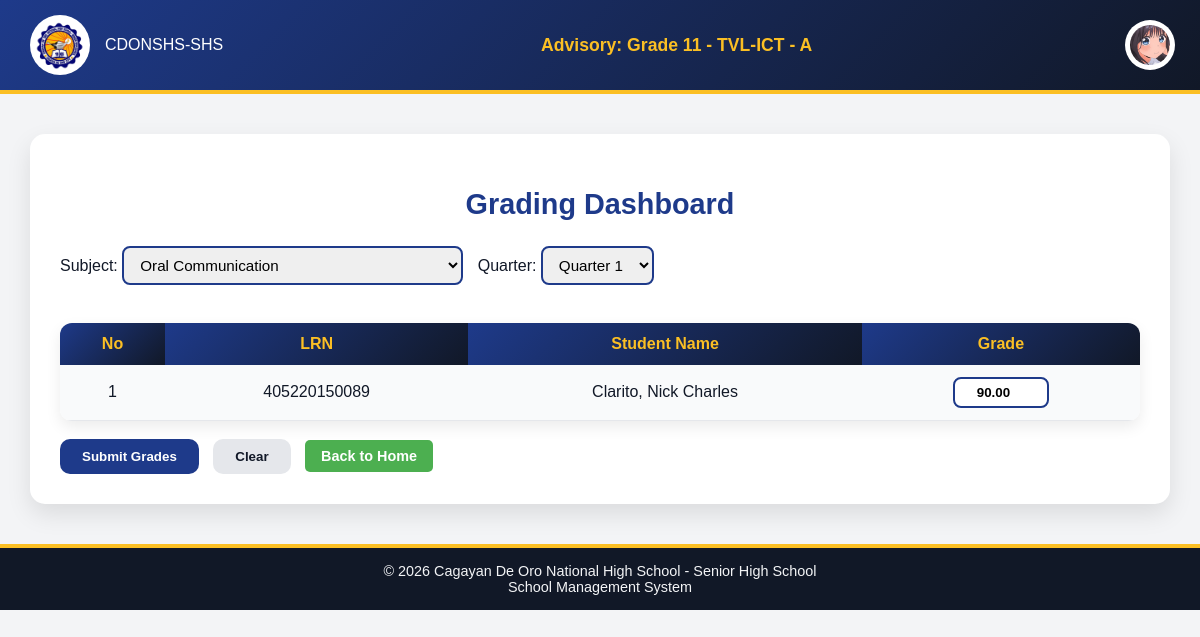
Before: /Website_Files/Teacher_Files/grading_page.php (signed in) with the older database file.
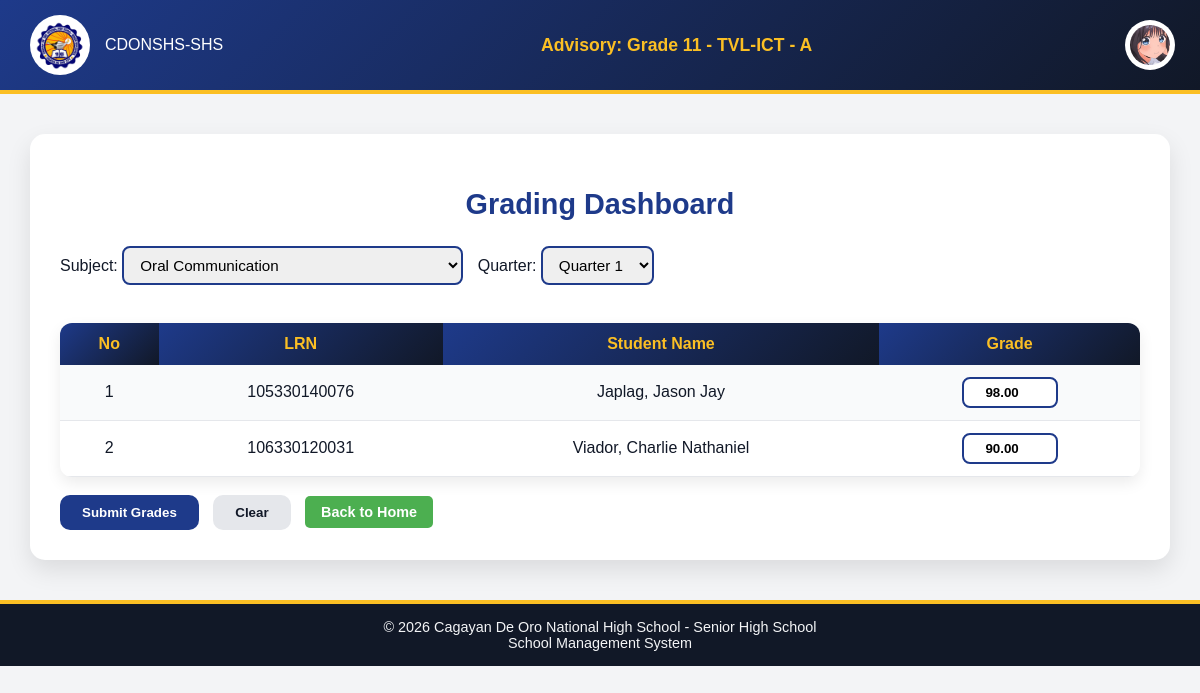
After: the same page with the newer database file.
### tables this page shows
CREATE TABLE `students` (
  `student_id` int(11) NOT NULL,
  `user_id` int(11) NOT NULL,
  `application_id` int(11) NOT NULL,
  `school_id` int(11) NOT NULL,
  `enrollment_status` enum('Active','Inactive','Graduated','Transferred') DEFAULT 'Active',
  `date_enrolled` date NOT NULL DEFAULT curdate(),
  `enlistment_status` enum('Not Enlisted','Pending','Enlisted','Rejected','Promoted') DEFAULT 'Not Enlisted',
  `school_year` varchar(9) DEFAULT NULL
);

CREATE TABLE `student_applications` (
  `application_id` int(11) NOT NULL,
  `first_name` varchar(100) NOT NULL,
  `last_name` varchar(100) NOT NULL,
  `middle_name` varchar(100) DEFAULT NULL,
  `extension_name` varchar(20) DEFAULT NULL,
  `lrn` varchar(12) NOT NULL,
  `date_of_birth` date NOT NULL,
  `gender` enum('male','female','other') NOT NULL,
  `civil_status` enum('single','married','divorced','widowed') NOT NULL,
  `house_number_street` varchar(255) NOT NULL,
  `barangay` varchar(100) NOT NULL,
  `city_municipality` varchar(100) NOT NULL,
  `province` varchar(100) NOT NULL,
  `contact_number` varchar(20) NOT NULL,
  `email` varchar(150) NOT NULL,
  `facebook_profile` varchar(255) DEFAULT NULL,
  `current_school` varchar(255) NOT NULL,
  `school_classification` enum('public','private') NOT NULL,
  `enrollment_type` enum('New','Transferee','Balik-Eskwela') NOT NULL DEFAULT 'New',
  `year_graduated` year(4) NOT NULL,
  `father_guardian_name` varchar(150) NOT NULL,
  `father_guardian_contact` varchar(20) NOT NULL,
  `mother_guardian_name` varchar(150) NOT NULL,
  `mother_guardian_contact` varchar(20) NOT NULL,
  `psa_birth_certificate` varchar(255) DEFAULT NULL,
  `form_138` varchar(255) DEFAULT NULL,
  `student_id_copy` varchar(255) DEFAULT NULL,
  `application_status` enum('Pending','Approved','Rejected') DEFAULT 'Pending',
  `remarks` text DEFAULT NULL,
  `date_submitted` timestamp NOT NULL DEFAULT current_timestamp(),
  `profile_image` varchar(255) DEFAULT NULL
);

CREATE TABLE `grade_entry` (
  `entry_id` int(11) NOT NULL,
  `student_id` int(11) NOT NULL,
  `subject_id` int(11) NOT NULL,
  `section_id` int(11) NOT NULL,
  `quarter` int(11) NOT NULL,
  `grade` decimal(5,2) NOT NULL,
  `grade_status` enum('Draft','Submitted','Approved') NOT NULL DEFAULT 'Draft'
);

### Back_End_Files/PHP_Files/get_grading_data.php (called while the page is built, shortened)
<?php
$getAdvisory = $connection->prepare("
    SELECT ta.section_id, ta.strand_id, ta.grade_level
    FROM teacher_advisory ta
    JOIN teachers t ON ta.teacher_id = t.teacher_id
    WHERE t.school_id = ?
");
$getAdvisory->bind_param("i", $_SESSION['school_id']);
$getAdvisory->execute();
$result = $getAdvisory->get_result();
$advisory = $result->fetch_assoc();
$section_id = $advisory['section_id'];
$strand_id = $advisory['strand_id'];
$grade_level = $advisory['grade_level'];
$quarter = isset($_GET['quarter']) ? intval($_GET['quarter']) : 1;
$getSubjects = $connection->prepare("
    SELECT subject_id, subject_name
    FROM subject
    WHERE strand_id = ?
    AND grade_level = ?
    ORDER BY subject_order
");
$getSubjects->bind_param("ii", $strand_id, $grade_level);
$getSubjects->execute();
$result = $getSubjects->get_result();
$subjects = $result->fetch_all(MYSQLI_ASSOC);
$subject_id = isset($_GET['subject'])
    ? intval($_GET['subject'])
    : $subjects[0]['subject_id'];
$getStudents = $connection->prepare("
SELECT s.student_id,
       CONCAT(sa.last_name, ', ', sa.first_name) AS student_name,
       ge.grade,
       s.enlistment_status,
       sa.lrn
FROM student_strand ss
JOIN students s ON ss.student_id = s.student_id
JOIN student_applications sa ON s.application_id = sa.application_id
JOIN student_subjects subj
    ON s.student_id = subj.student_id
    AND subj.subject_id = ?
LEFT JOIN grade_entry ge
    ON ge.student_id = s.student_id
    AND ge.subject_id = ?
    AND ge.section_id = ?
    AND ge.quarter = ?
WHERE ss.section_id = ?
AND subj.status = 'Enrolled'
AND s.enlistment_status = 'Enlisted'
ORDER BY sa.last_name ASC
");
$getStudents->bind_param(
    "iiiii",
    $subject_id,
    $subject_id,
    $section_id,
    $quarter,
    $section_id
);
$getStudents->execute();
$result = $getStudents->get_result();
$students = $result->fetch_all(MYSQLI_ASSOC);
?>

### Website_Files/Teacher_Files/grading_page.php (the view, shortened to what the changed rows need)
<?php
include "../../DB_Connection/Connection.php";
include "../../Back_End_Files/PHP_Files/get_grading_data.php";
?>
<!DOCTYPE html>
<html>
<head>
 <link rel="stylesheet" href="../../Design/main_design.css">
 <link rel="stylesheet" href="../../Design/profile_dropdown.css">
 <link rel="stylesheet" href="../../Design/teacher/grading_design.css">
</head>
<body>
<div class="dashboard-container">
    <h2>Grading Dashboard</h2>
    <br>
    <form method="POST">
        <table class="grade-table">
            <tr>
                <th>No</th>
                <th>LRN</th>
                <th>Student Name</th>
                <th>Grade</th>
            </tr>
            <?php if (!empty($students)) : ?>
                <?php $count = 1; foreach ($students as $student) : ?>
                    <tr>
                        <td><?= $count++ ?></td>
                         <td>
                            <?= htmlspecialchars($student['lrn']) ?>
                        </td>
                        <td>
                            <?= htmlspecialchars($student['student_name']) ?>
                        </td>
                        <td>
                            <input type="number"
                                   name="grades[<?= $student['student_id'] ?>]"
                                   value="<?= isset($student['grade']) && $student['grade'] ? $student['grade'] : 60 ?>"
                                   min="0"
                                   max="100"
                                   step="0.01">
                        </td>
                    </tr>
                <?php endforeach; ?>
            <?php else : ?>
                <tr>
                    <td colspan="3">No students found.</td>
                </tr>
            <?php endif; ?>
        </table>
        <br>
    </form>
</div>
</body>
</html>

Changed rows visible on the page:
no longer on this page (row edited): students: application.lrn "405220150089", student_name "Clarito, Nick Charles", grade "90.00"
added students: application.lrn "105330140076", student_name "Japlag, Jason Jay", grade "98.00"
added students: application.lrn "106330120031", student_name "Viador, Charlie Nathaniel", grade "90.00"
